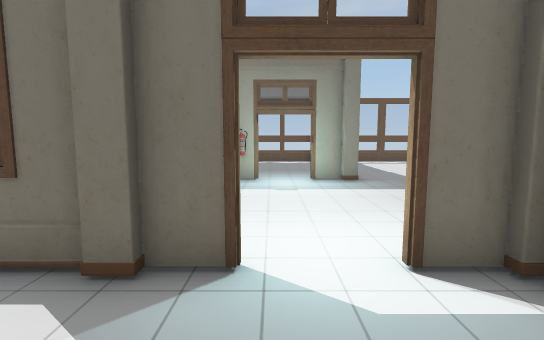
[1] (above)

23 first-person views from a walk through a scene from a Unity 3-D project. The camera is 1.4 m above the floor, tilts 6° down and sees 85° across. Doors are open. The floor is counted in squares, 1 m on a side. Each view is taken from the middle of a square. On the plan, view 1 faces up. The plan holds only what a view shows up to about 14 squares ahead; the rest is blank. The place goes on beyond the plan. Some surface patterns are stand-ins.

[2]
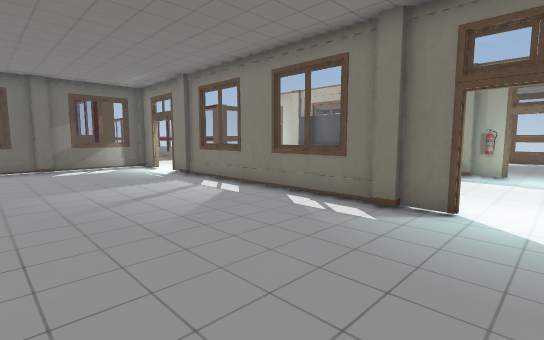

[3]
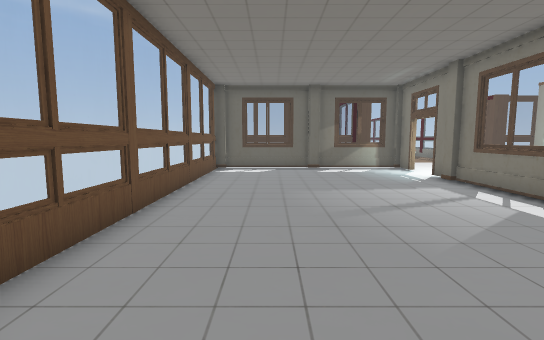

[4]
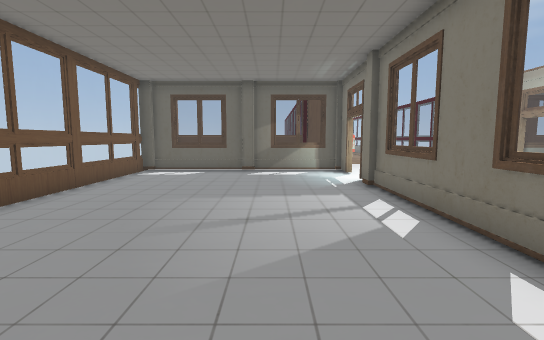

[5]
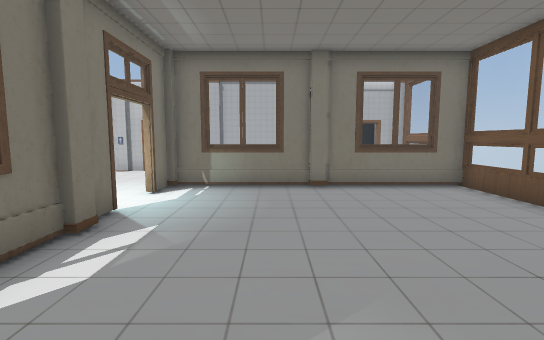

[6]
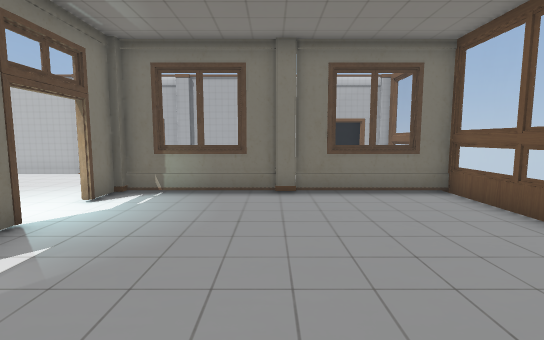

[7]
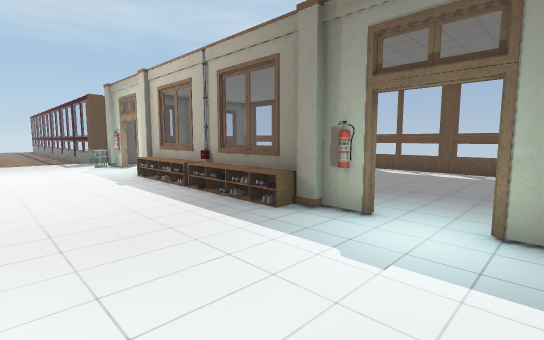

[8]
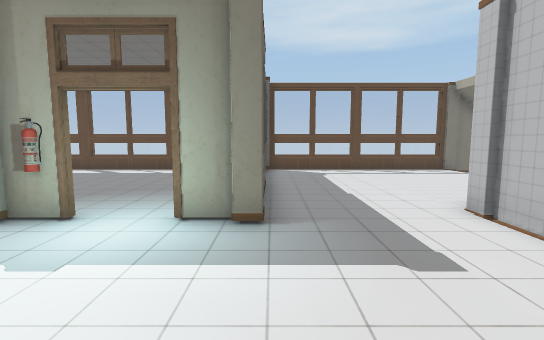

[9]
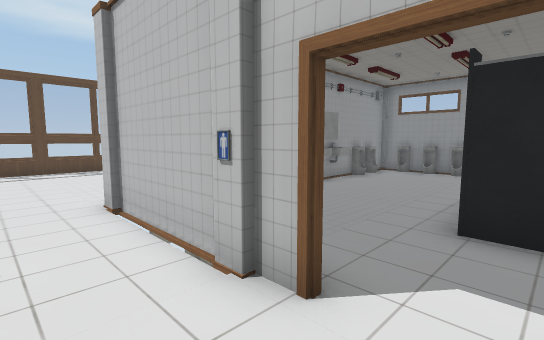

[10]
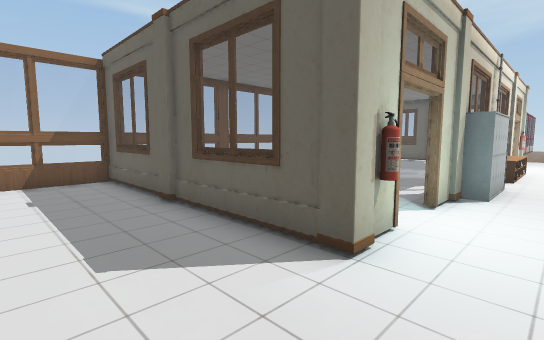

[11]
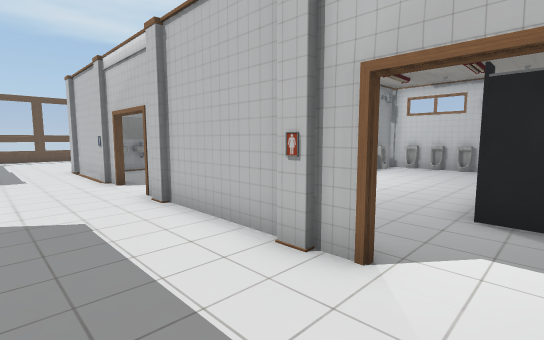

[12]
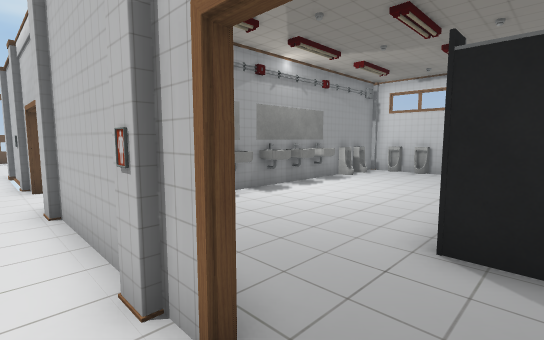

[13]
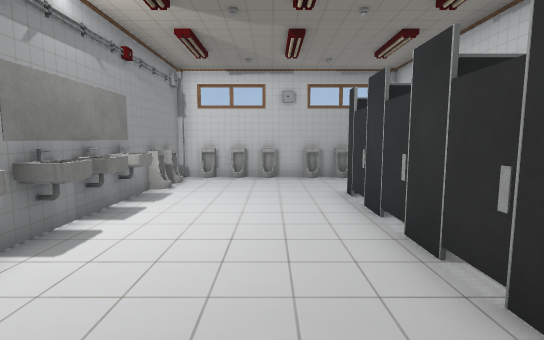

[14]
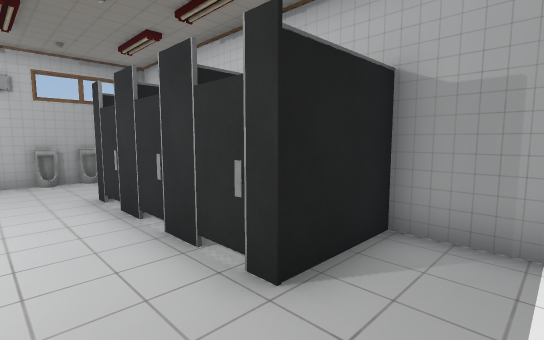

[15]
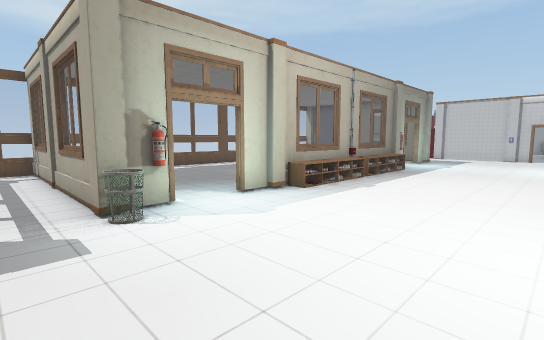

[16]
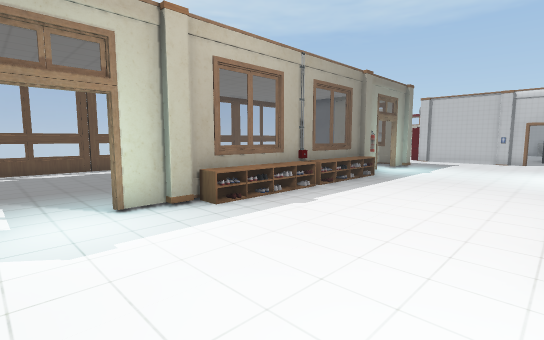

[17]
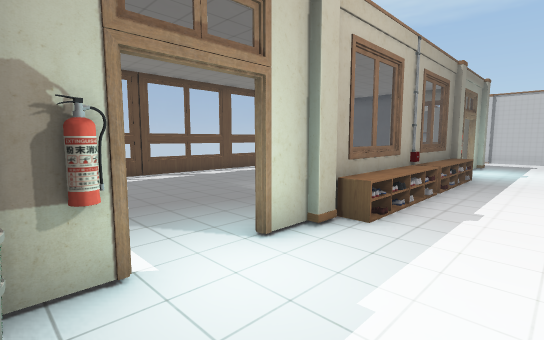

[18]
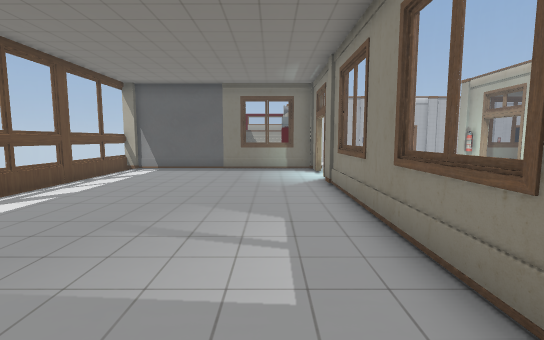

[19]
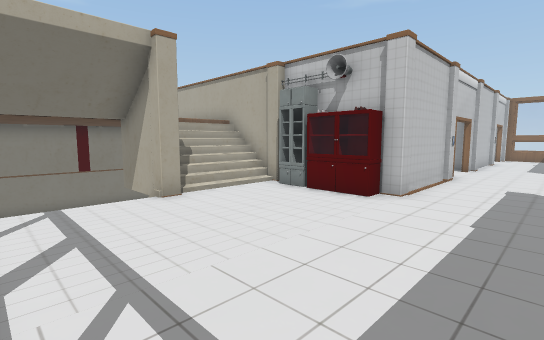

[20]
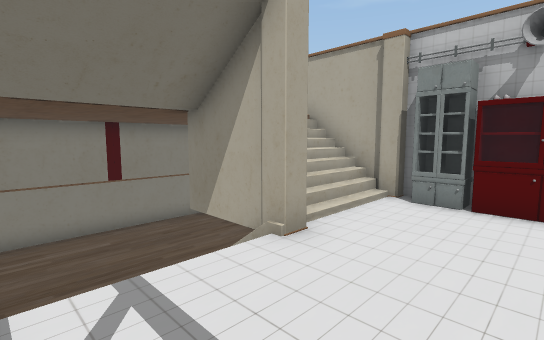

[21]
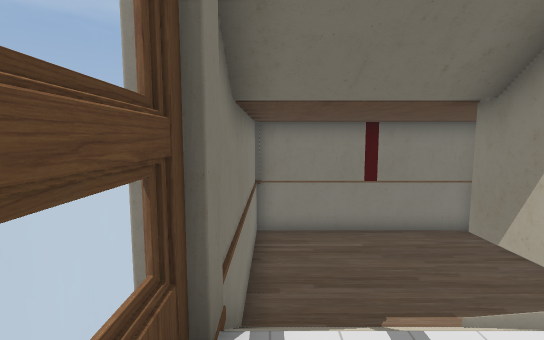

[22]
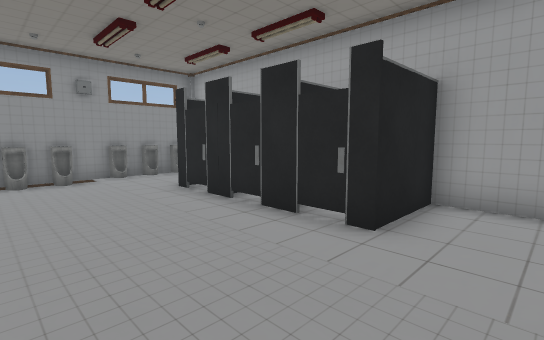

[23]
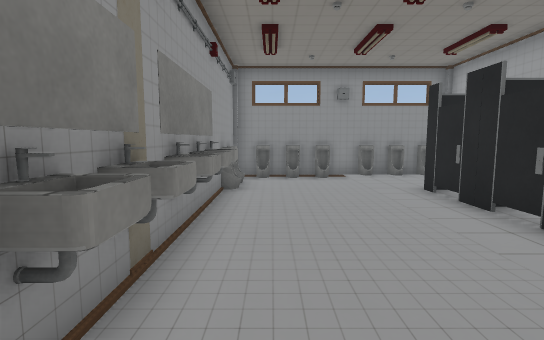

### Floor plan
Key: @ floor where view 1 was taken; # wall or solid block; . main floor; - floor 1.75 m lower than the main floor; / step, stairs or slope; D open door; = window, fence, low wall or low ledge; ^ raised ledge; O other object.
Columns run from 16 left of view 1 to 19 right of it. Each row starts with its distance up from view 1.
 19  =##==##==##==##=#=#===#=#=#########
 18  .# ...............O.......///-----#
 17  .= ...............#.......///-----#
 16  .= ...............#.......///-----#
 15 ..#................#.......###-----#
 14 ..O................#........= -----#
 13 ..=................=........O -----#
 12 ..=................=........O  ----#
 11 ..#................#...OOOO###     #
 10 ..OODDO#OO#OOOOODD#O...# OO^^O^^OOO#
  9 ..O....OOOOOOOO........#...........O
  8 .......................#...........O
  7 .......................O...........O
  6 ......................DO...........O
  5  .........................OOOOOO...#
  4 . .....OOOO.OOO...........O.O.O  ..O
  3   OODDO#==##=OO#DDOO..DD..O O O    O
  2  .=................#...#^O^^^O^^OOO#
  1  .=................=...#  .........O
  0  .#.............@..=...# ..........O
 -1   O................O...#...........O
 -2  .#................#..DO...........O
 -3  .=................=..DD..OOOOOO...#
 -4  .=................=......O O O    O
 -5  .O................#..DD..O   O
 -6   #########################

Where each view was taken, in squares from view 1:
view 1: 0 up, 0 right, facing up
view 2: 3 down, 1 right, facing up-left
view 3: 3 down, 0 right, facing left
view 4: 0 up, 1 left, facing left
view 5: 0 up, 6 left, facing right
view 6: 1 down, 5 left, facing right
view 7: 5 up, 2 right, facing up-left
view 8: 5 up, 3 right, facing up
view 9: 4 up, 5 right, facing up-right
view 10: 5 up, 6 right, facing down-left
view 11: 4 down, 4 right, facing up-right
view 12: 4 down, 6 right, facing up-right
view 13: 1 down, 8 right, facing right
view 14: 1 down, 8 right, facing down-right
view 15: 4 up, 16 left, facing up-right
view 16: 4 up, 13 left, facing up-right
view 17: 7 up, 14 left, facing up-right
view 18: 12 up, 11 left, facing right
view 19: 18 up, 4 right, facing down-right
view 20: 18 up, 8 right, facing down-right
view 21: 18 up, 9 right, facing right
view 22: 9 up, 8 right, facing down-right
view 23: 9 up, 8 right, facing right
